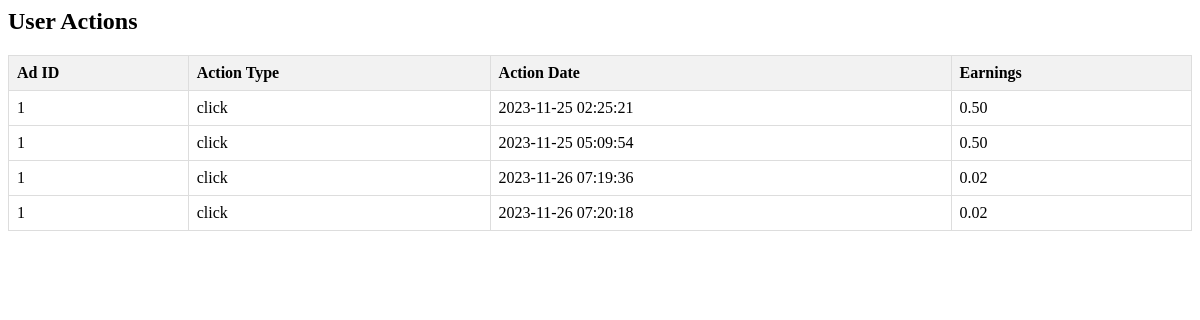
Screenshot of /click/dashboard/clicks.php (signed in) with the database file from the repository.
### tables this page shows
CREATE TABLE `user_actions` (
  `action_id` int(11) NOT NULL,
  `user_id` int(11) DEFAULT NULL,
  `ad_id` int(11) DEFAULT NULL,
  `action_type` enum('click','conversion') NOT NULL,
  `action_date` datetime DEFAULT NULL,
  `earnings` decimal(10,2) DEFAULT NULL,
  `advertiser_id` int(11) DEFAULT NULL
);

### click/dashboard/clicks.php (the view, shortened to what this page needs)
<?php
include('../connect.php');
$user_id = $_SESSION['user_id'];
$sqlUserActions = "SELECT ad_id, action_type, action_date, earnings FROM user_actions WHERE user_id = '$user_id'";
$resultUserActions = $conn->query($sqlUserActions);
if ($resultUserActions->num_rows > 0) {
    echo "<html lang='en'>
          <head>
              <meta charset='UTF-8'>
              <meta name='viewport' content='width=device-width, initial-scale=1.0'>
              <title>User Actions</title>
              <style>
                  table {
                      border-collapse: collapse;
                      width: 100%;
                      margin-top: 20px;
                  }
                  th, td {
                      border: 1px solid #dddddd;
                      text-align: left;
                      padding: 8px;
                  }
                  th {
                      background-color: #f2f2f2;
                  }
              </style>
          </head>
          <body>
              <h2>User Actions</h2>
              <table>
                  <tr>
                      <th>Ad ID</th>
                      <th>Action Type</th>
                      <th>Action Date</th>
                      <th>Earnings</th>
                  </tr>";
    while ($row = $resultUserActions->fetch_assoc()) {
        echo "<tr>
                  <td>" . $row["ad_id"] . "</td>
                  <td>" . $row["action_type"] . "</td>
                  <td>" . $row["action_date"] . "</td>
                  <td>" . $row["earnings"] . "</td>
              </tr>";
    }
    echo "</table></body></html>";
} else {
    echo "No user actions found.";
}
?>

### click/dashboard/clicks.php (style rules this page uses)
table { border-collapse: collapse; width: 100%; margin-top: 20px; }
th, td { border: 1px solid #dddddd; text-align: left; padding: 8px; }
th { background-color: #f2f2f2; }

### rows the page displays
user_actions: ad "1", action_type "click", action_date "2023-11-25 02:25:21", earnings "0.50"
user_actions: ad "1", action_type "click", action_date "2023-11-25 05:09:54", earnings "0.50"
user_actions: ad "1", action_type "click", action_date "2023-11-26 07:19:36", earnings "0.02"
user_actions: ad "1", action_type "click", action_date "2023-11-26 07:20:18", earnings "0.02"
